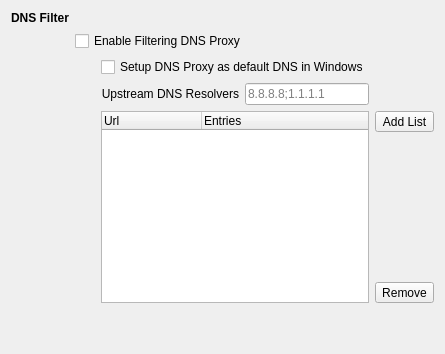
       <widget class="QWidget" name="tabDns">
        <attribute name="title">
         <string>Dns Filter</string>
        </attribute>
        <layout class="QGridLayout" name="gridLayout_16">
         <item row="0" column="0">
          <layout class="QGridLayout" name="gridLayout_15">
           <item row="4" column="4">
            <widget class="QToolButton" name="btnAddBlockList">
             <property name="sizePolicy">
              <sizepolicy hsizetype="Minimum" vsizetype="Fixed">
               <horstretch>0</horstretch>
               <verstretch>0</verstretch>
              </sizepolicy>
             </property>
             <property name="text">
              <string>Add List</string>
             </property>
            </widget>
           </item>
           <item row="3" column="2">
            <widget class="QLabel" name="label_6">
             <property name="text">
              <string>Upstream DNS Resolvers</string>
             </property>
             <property name="alignment">
              <set>Qt::AlignmentFlag::AlignRight|Qt::AlignmentFlag::AlignTrailing|Qt::AlignmentFlag::AlignVCenter</set>
             </property>
            </widget>
           </item>
           <item row="6" column="4">
            <widget class="QToolButton" name="btnDelBlockList">
             <property name="sizePolicy">
              <sizepolicy hsizetype="Minimum" vsizetype="Fixed">
               <horstretch>0</horstretch>
               <verstretch>0</verstretch>
              </sizepolicy>
             </property>
             <property name="text">
              <string>Remove</string>
             </property>
            </widget>
           </item>
           <item row="4" column="2" rowspan="3" colspan="2">
            <widget class="QTreeWidget" name="treeDnsBlockLists">
             <column>
              <property name="text">
               <string>Url</string>
              </property>
             </column>
             <column>
              <property name="text">
               <string>Entries</string>
              </property>
             </column>
            </widget>
           </item>
           <item row="7" column="1">
            <spacer name="verticalSpacer_9">
             <property name="orientation">
              <enum>Qt::Orientation::Vertical</enum>
             </property>
             <property name="sizeHint" stdset="0">
              <size>
               <width>20</width>
               <height>40</height>
              </size>
             </property>
            </spacer>
           </item>
           <item row="2" column="2" colspan="2">
            <widget class="QCheckBox" name="chkDnsInstall">
             <property name="text">
              <string>Setup DNS Proxy as default DNS in Windows</string>
             </property>
            </widget>
           </item>
           <item row="3" column="3">
            <widget class="QLineEdit" name="txtDnsResolvers">
             <property name="placeholderText">
              <string>8.8.8.8;1.1.1.1</string>
             </property>
            </widget>
           </item>
           <item row="7" column="2" colspan="2">
            <spacer name="horizontalSpacer_10">
             <property name="orientation">
              <enum>Qt::Orientation::Horizontal</enum>
             </property>
             <property name="sizeHint" stdset="0">
              <size>
               <width>40</width>
               <height>20</height>
              </size>
             </property>
            </spacer>
           </item>
           <item row="5" column="4">
            <spacer name="verticalSpacer_8">
             <property name="orientation">
              <enum>Qt::Orientation::Vertical</enum>
             </property>
             <property name="sizeHint" stdset="0">
              <size>
               <width>20</width>
               <height>40</height>
              </size>
             </property>
            </spacer>
           </item>
           <item row="1" column="1" colspan="3">
            <widget class="QCheckBox" name="chkDnsFilter">
             <property name="text">
              <string>Enable Filtering DNS Proxy</string>
             </property>
            </widget>
           </item>
           <item row="0" column="0">
            <widget class="QLabel" name="lblDns">
             <property name="font">
              <font>
               <bold>true</bold>
               <kerning>true</kerning>
              </font>
             </property>
             <property name="text">
              <string>DNS Filter</string>
             </property>
            </widget>
           </item>
          </layout>
         </item>
        </layout>
       </widget>
